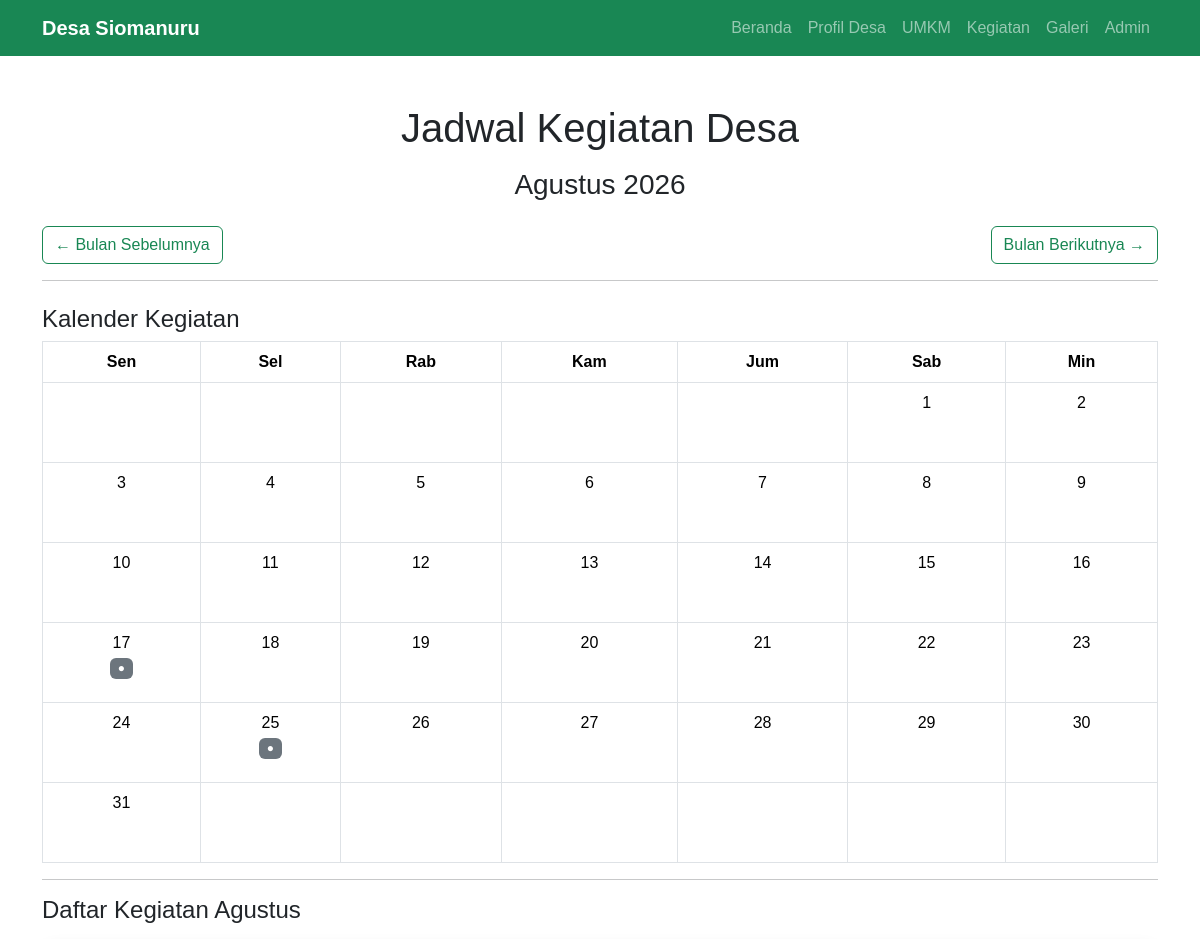
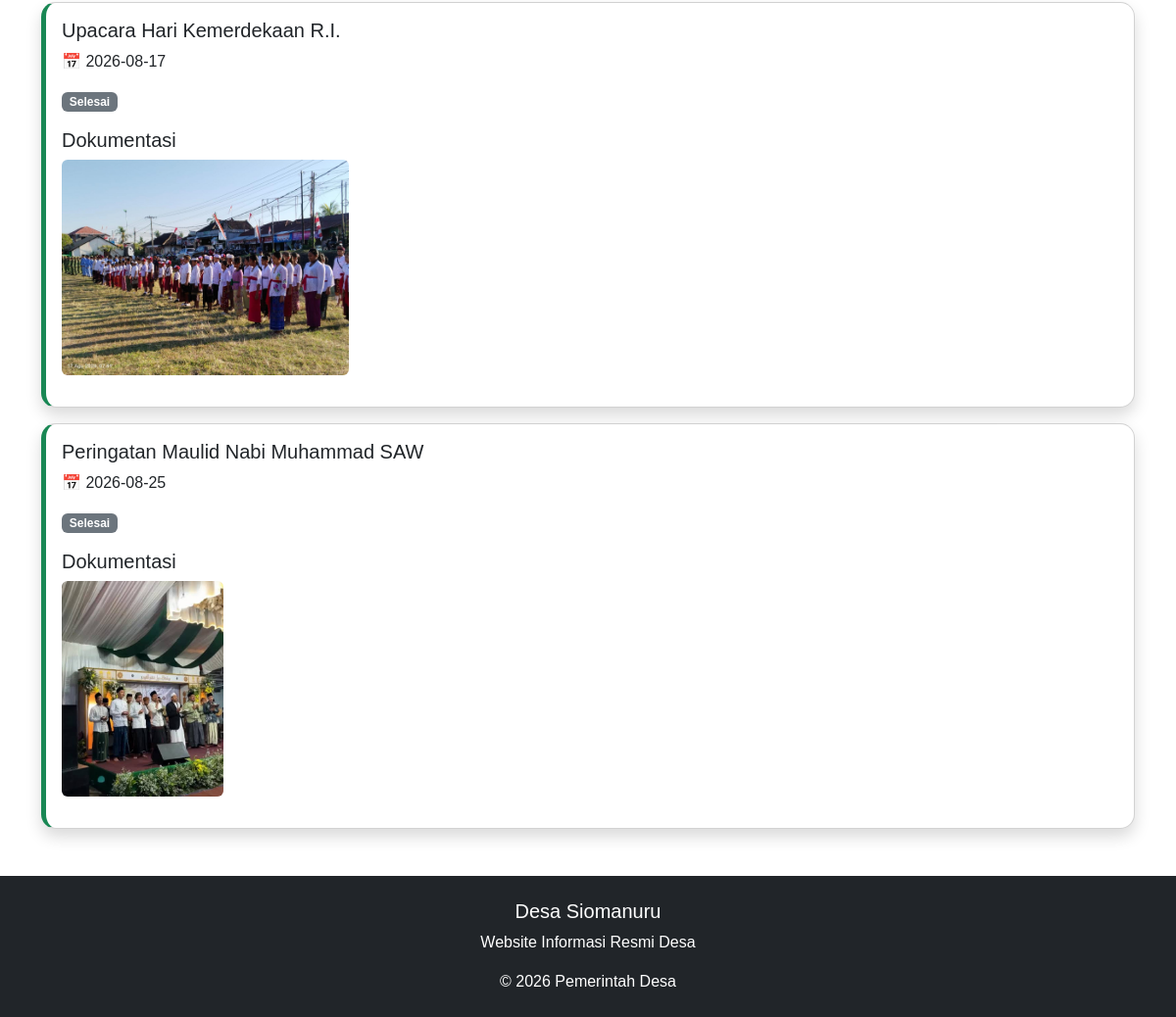
Screenshot of /kegiatan?bulan=8&tahun=2026 with the database file from the repository (2 pictures, top to bottom).
### models/kegiatan.py (models this page shows)
class Kegiatan(db.Model):
    __tablename__ = "kegiatan"
    id = db.Column(
        db.Integer,
        primary_key=True
    )
    nama = db.Column(
        db.String(200),
        nullable=False
    )
    tanggal = db.Column(
        db.Date
    )
    kategori = db.Column(
        db.String(50)
    )
    deskripsi = db.Column(
        db.Text
    )
    banner = db.Column(
        db.String(200)
    )
    dokumentasi = db.relationship(
        "Dokumentasi",
        backref="kegiatan",
        cascade="all, delete",
        lazy=True
    )

### models/dokumentasi.py (models this page shows)
class Dokumentasi(db.Model):
    __tablename__ = "dokumentasi"
    id = db.Column(
        db.Integer,
        primary_key=True
    )
    kegiatan_id = db.Column(
        db.Integer,
        db.ForeignKey(
            "kegiatan.id"
        ),
        nullable=False
    )
    foto = db.Column(
        db.String(200),
        nullable=False
    )

### app.py (the view)
@app.route("/kegiatan")
def kegiatan():
    sekarang = datetime.now()
    bulan = request.args.get(
        "bulan",
        default=sekarang.month,
        type=int
    )
    tahun = request.args.get(
        "tahun",
        default=sekarang.year,
        type=int
    )
    kalender = calendar.monthcalendar(
        tahun,
        bulan
    )
    kegiatan = Kegiatan.query.filter(
        db.extract(
            "month",
            Kegiatan.tanggal
        ) == bulan
    ).filter(
        db.extract(
            "year",
            Kegiatan.tanggal
        ) == tahun
    ).order_by(
        Kegiatan.tanggal.asc()
    ).all()
    return render_template(
        "kegiatan.html",
        kalender=kalender,
        kegiatan=kegiatan,
        bulan=bulan,
        tahun=tahun
    )

### app.py (called while the page is built)
@app.context_processor
def utility_processor():
    def nama_bulan(bulan):
        daftar = [
            "",
            "Januari",
            "Februari",
            "Maret",
            "April",
            "Mei",
            "Juni",
            "Juli",
            "Agustus",
            "September",
            "Oktober",
            "November",
            "Desember"
        ]
        return daftar[bulan]
    def pindah(bulan,tahun,arah):
        bulan += arah
        if bulan < 1:
            bulan = 12
            tahun -= 1
        if bulan > 12:
            bulan = 1
            tahun += 1
        return {
            "bulan":bulan,
            "tahun":tahun
        }
    return dict(
        nama_bulan=nama_bulan,
        pindah=pindah
    )

### templates/kegiatan.html (shortened to what this page needs)
{% extends "base.html" %}
{% block content %}
<div class="container mt-5">
<h1 class="text-center">
Jadwal Kegiatan Desa
</h1>
<h3 class="text-center mt-3">
{{nama_bulan(bulan)}}
{{tahun}}
</h3>
<div class="d-flex justify-content-between mt-4">
<a
href="/kegiatan?bulan={{pindah(bulan,tahun,-1).bulan}}&tahun={{pindah(bulan,tahun,-1).tahun}}"
class="btn btn-outline-success">
← Bulan Sebelumnya
</a>
<a
href="/kegiatan?bulan={{pindah(bulan,tahun,1).bulan}}&tahun={{pindah(bulan,tahun,1).tahun}}"
class="btn btn-outline-success">
Bulan Berikutnya →
</a>
</div>
<hr>
<h4 class="mt-4">
Kalender Kegiatan
</h4>
<table class="table table-bordered text-center">
<tr>
<th>Sen</th>
<th>Sel</th>
<th>Rab</th>
<th>Kam</th>
<th>Jum</th>
<th>Sab</th>
<th>Min</th>
</tr>
{% for minggu in kalender %}
<tr>
{% for hari in minggu %}
<td
style="height:80px;cursor:pointer"
onclick="window.location='#tanggal-{{hari}}'"
>
{% if hari != 0 %}
{{hari}}
{% for item in kegiatan %}
{% if item.tanggal.day == hari %}
<br>
{% if item.kategori=="AKAN_DATANG" %}
<span class="badge bg-primary">
●
</span>
{% else %}
<span class="badge bg-secondary">
●
</span>
{% endif %}
{% endif %}
{% endfor %}
{% endif %}
</td>
{% endfor %}
</tr>
{% endfor %}
</table>
<hr>
<h4 class="mb-3">
Daftar Kegiatan {{nama_bulan(bulan)}}
</h4>
{% for item in kegiatan %}
<div
class="card shadow mb-3 event-card"
id="tanggal-{{item.tanggal.day}}"
>
<div class="card-body">
<h5>
{{item.nama}}
</h5>
<p>
📅 {{item.tanggal}}
</p>
{% if item.kategori=="AKAN_DATANG" %}
<span class="badge bg-primary">
Akan Datang
</span>
{% else %}
<span class="badge bg-secondary">
Selesai
</span>
{% endif %}
<h5 class="mt-3">
Dokumentasi
</h5>
<div class="row">
{% for foto in item.dokumentasi %}
<div class="col-md-4 mb-3">
<img
src="/static/uploads/kegiatan/dokumentasi/{{foto.foto}}"
class="img-fluid rounded"
>
</div>
{% endfor %}
</div>
</div>
</div>
{% else %}
<p>
Belum ada kegiatan bulan ini.
</p>
{% endfor %}
</div>
{% endblock %}

### static/css/style.css (style rules this page uses)
body { font-family:Arial, sans-serif; }
.card { border-radius:15px; overflow:hidden; }
.card img { height:220px; object-fit:cover; }
.card { transition: 0.3s; }
.event-card { border-left: 5px solid #198754; }

### rows the page displays
Kegiatan: nama "Upacara Hari Kemerdekaan R.I.", tanggal "2026-08-17", kategori "Selesai"
Kegiatan: nama "Peringatan Maulid Nabi Muhammad SAW", tanggal "2026-08-25", kategori "Selesai"
Dokumentasi: foto (picture)
Dokumentasi: foto (picture)

### other values shown
{{ nama_bulan(bulan) }} "Agustus"
{{ tahun }} "2026"
{{ hari }} "1" "2" "3" "4" "5" "6" "7" "8" "9" "10" "11" "12" "13" "14" "15" "16" "17" "18" "19" "20" "21" "22" "23" "24" "25" "26" "27" "28" "29" "30" "31"
{{ config.NAMA_DESA if config.NAMA_DESA else "Portal Desa" }} "Desa Siomanuru"
